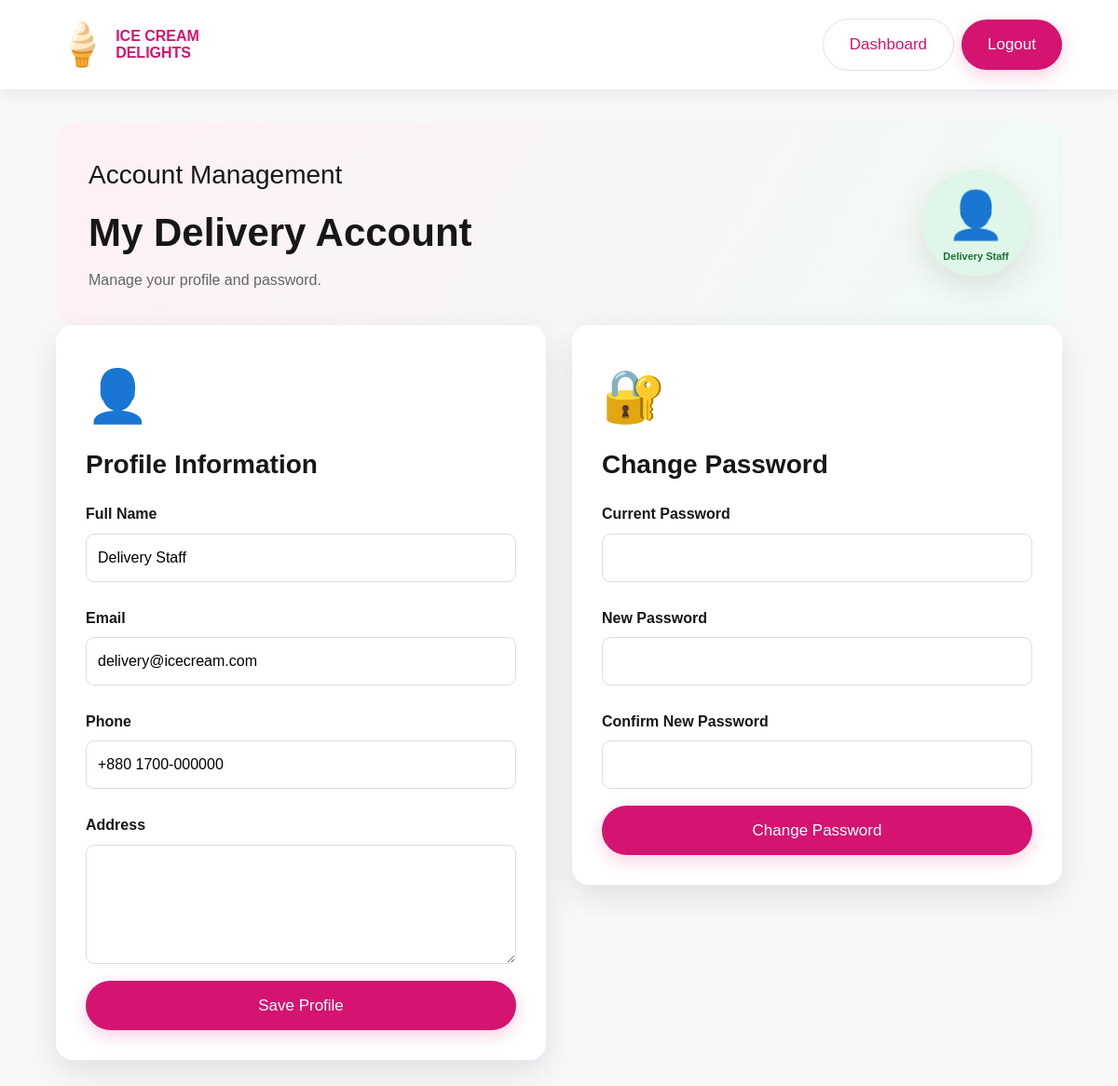
The app's page /delivery_profile.php (signed in) with its own data.
### tables this page shows
CREATE TABLE delivery_staff (id INT AUTO_INCREMENT PRIMARY KEY,name VARCHAR(100) NOT NULL,email VARCHAR(150) NOT NULL UNIQUE,phone VARCHAR(30) DEFAULT '',address TEXT,password VARCHAR(255) NOT NULL,status VARCHAR(30) NOT NULL DEFAULT 'Active',created_at TIMESTAMP DEFAULT CURRENT_TIMESTAMP);

### includes/functions.php (called while the page is built, shortened)
<?php
function e($value) {
    return htmlspecialchars((string)$value, ENT_QUOTES, 'UTF-8');
}
?>

### delivery_profile.php (the view, shortened to what this page needs)
<?php
require_once "config/database.php"; require_once "includes/functions.php";
$id=(int)$_SESSION['delivery_id']; $error='';
$s=$conn->prepare("SELECT id,name,email,phone,address,password,status FROM delivery_staff WHERE id=? LIMIT 1");$s->bind_param('i',$id);$s->execute();$staff=$s->get_result()->fetch_assoc();
?><!DOCTYPE html><html lang="en"><head><meta charset="UTF-8"><meta name="viewport" content="width=device-width,initial-scale=1"><title>Delivery Account | Ice Cream Delights</title><link rel="stylesheet" href="css/style.css"></head><body class="delivery-body"><header class="delivery-top"><div class="brand"><span class="brand-cone">🍦</span><span><b>ICE CREAM</b><b>DELIGHTS</b></span></div><div><a class="btn btn-light" href="delivery.php">Dashboard</a><a class="btn" href="delivery.php?logout=1">Logout</a></div></header><main class="delivery-main"><section class="delivery-welcome"><div><p class="eyebrow">Account Management</p><h1>My Delivery Account</h1><p>Manage your profile and password.</p></div><div class="delivery-badge">👤<span><?=e($staff['name'])?></span></div></section><?php if($error):?><div class="form-error"><?=e($error)?></div><?php endif;?><section class="account-grid"><div class="form-card account-card"><div class="auth-icon">👤</div><h2>Profile Information</h2><form method="post"><input type="hidden" name="action" value="profile"><label>Full Name</label><input name="name" value="<?=e($staff['name'])?>" required><label>Email</label><input type="email" name="email" value="<?=e($staff['email'])?>" required><label>Phone</label><input name="phone" value="<?=e($staff['phone'])?>"><label>Address</label><textarea name="address" rows="4"><?=e($staff['address']??'')?></textarea><button class="btn" type="submit">Save Profile</button></form></div><div class="form-card account-card"><div class="auth-icon">🔐</div><h2>Change Password</h2><form method="post"><input type="hidden" name="action" value="password"><label>Current Password</label><input type="password" name="current_password" required><label>New Password</label><input type="password" name="new_password" minlength="6" required><label>Confirm New Password</label><input type="password" name="confirm_password" minlength="6" required><button class="btn" type="submit">Change Password</button></form></div></section></main></body></html>

### css/style.css (style rules this page uses)
:root { --pink: #d41470; --pink-dark: #a70d57; --pink-soft: #fde4ec; --cream: #fffaf8; --text: #171717; --muted: #666; --line: #ece3e5; --shadow: 0 12px 35px rgba(30, 10, 20, .10); }
* { box-sizing: border-box; margin: 0; padding: 0; }
html { scroll-behavior: smooth; }
body { font-family: Georgia, "Times New Roman", serif; color: var(--text); background: #f8f8f8; line-height: 1.6; }
a { color: inherit; text-decoration: none; }
button, input, textarea, select { font: inherit; }
button { cursor: pointer; }
.brand { display: flex; align-items: center; min-width: 185px; color: var(--pink); font-family: Arial, sans-serif; }
.brand-cone { font-size: 45px; margin-right: 8px; }
.brand span:last-child { display: flex; flex-direction: column; line-height: 1.15; }
.brand b { font-size: 18px; }
main { min-height: 65vh; }
.eyebrow { font-size: 28px; margin-bottom: 4px; }
.btn { display: inline-block; border: 0; background: var(--pink); color: white; padding: 13px 28px; border-radius: 30px; font-size: 17px; transition: .25s; box-shadow: 0 6px 18px rgba(212,20,112,.20); }
.btn-light { background: white; color: var(--pink); border: 1px solid #e9dfe3; box-shadow: none; }
.form-card,.summary-card { background:#fff; padding:32px; border-radius:18px; box-shadow:var(--shadow); }
.form-card h1,.form-card h2,.summary-card h2 { margin-bottom:8px }
.form-card form { display:flex;flex-direction:column;gap:9px }
.form-card label { font-weight:bold;margin-top:8px }
.form-card input,.form-card textarea,.form-card select { width:100%; border:1px solid #ddd; border-radius:9px; padding:12px; outline:none; background:white; }
.auth-icon { font-size:55px }
@media (max-width:1250px) { .brand { min-width:160px } }
@media (max-width:1250px) { .brand b { font-size:16px } }
.delivery-body { background:#f7f8fa; font-family:Arial,sans-serif; }
.delivery-top { min-height:78px; background:#fff; display:flex; align-items:center; justify-content:space-between; padding:12px 5%; box-shadow:0 4px 16px rgba(0,0,0,.08); }
.delivery-top .brand { min-width:auto; }
.delivery-top .btn { margin-left:8px; }
.delivery-main { max-width:1400px; margin:auto; padding:35px 5%; }
.delivery-welcome { background:linear-gradient(120deg,#fff0f5,#effbf5); border-radius:22px; padding:35px; display:flex; justify-content:space-between; align-items:center; gap:20px; }
.delivery-welcome h1 { font-size:42px; margin:5px 0; }
.delivery-welcome p:last-child { color:#666; }
.delivery-badge { width:115px; height:115px; border-radius:50%; background:#dff6e8; display:grid; place-items:center; font-size:50px; box-shadow:var(--shadow); }
.delivery-badge span { font-size:11px; font-weight:bold; color:#187436; margin-top:-25px; }
.account-grid { display:grid;grid-template-columns:repeat(2,minmax(0,1fr));gap:28px;max-width:1100px;margin:0 auto;align-items:start }
.account-card h2 { margin:8px 0 10px;font-size:28px }
.account-card form { display:flex;flex-direction:column;gap:8px }
.account-card input,.account-card textarea { margin-bottom:10px }

### records on screen
delivery_staff: name "Delivery Staff", email "delivery@icecream.com", phone "+880 1700-000000"
